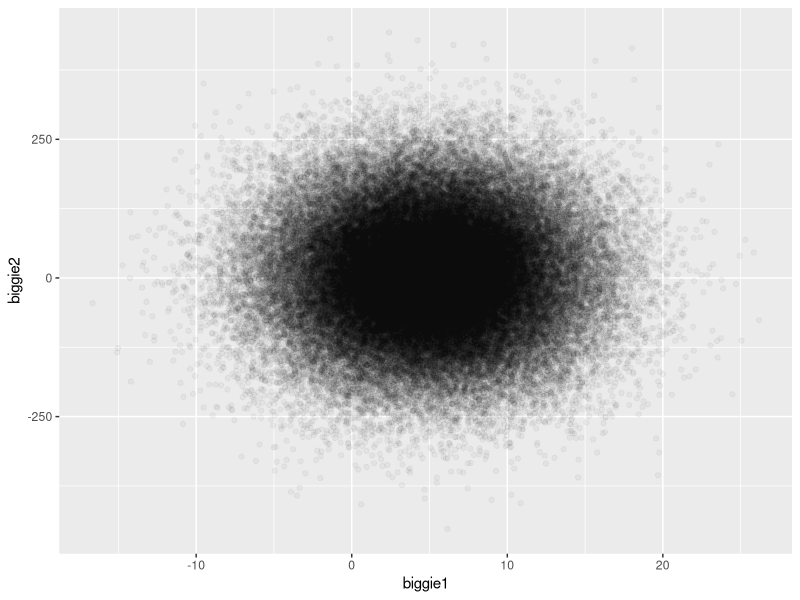
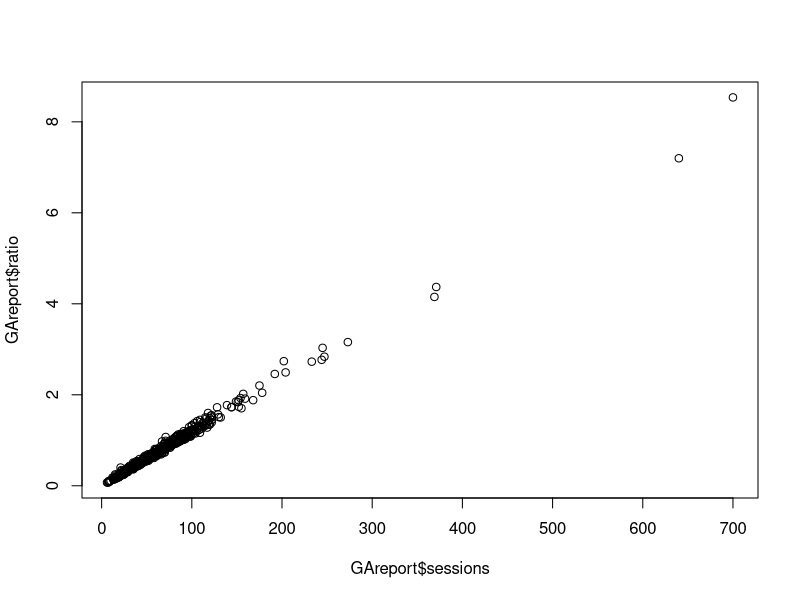
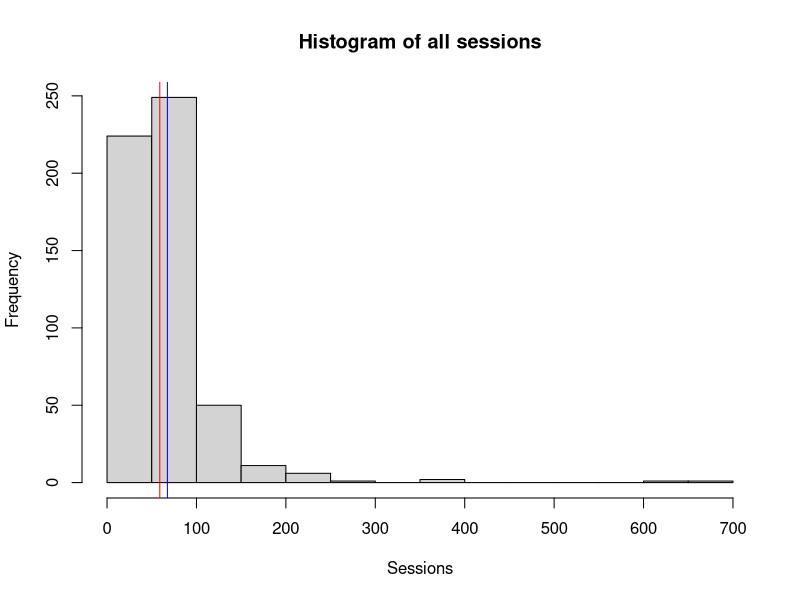
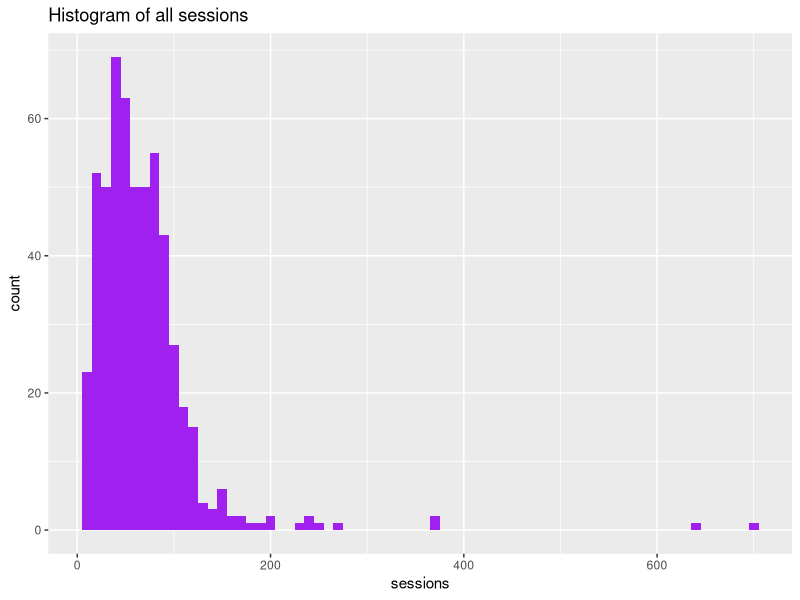
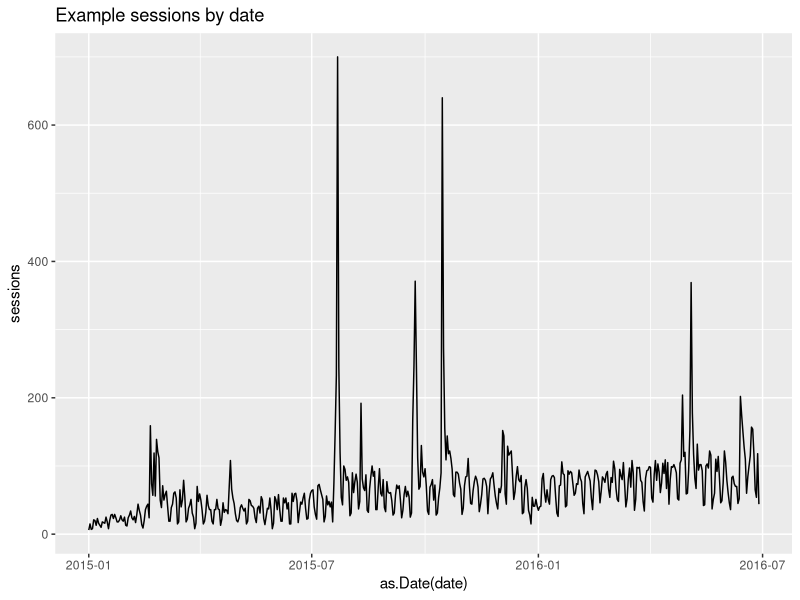
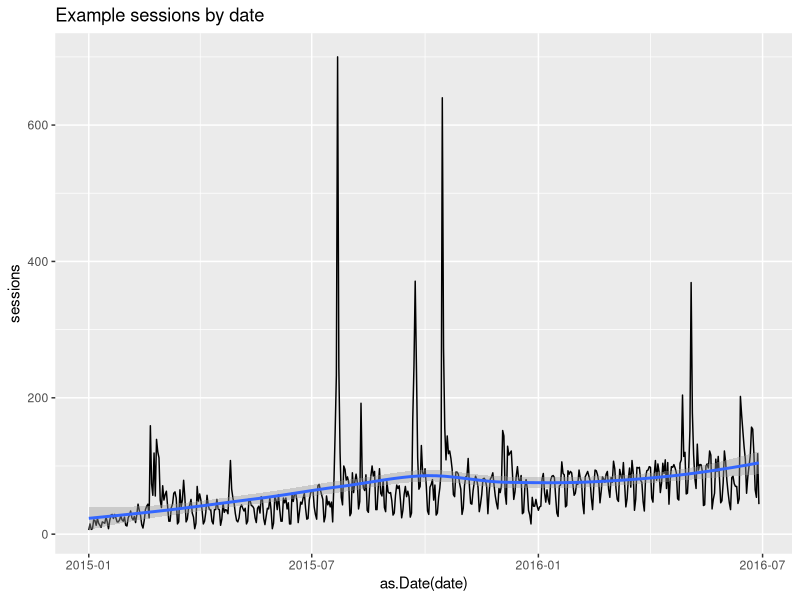
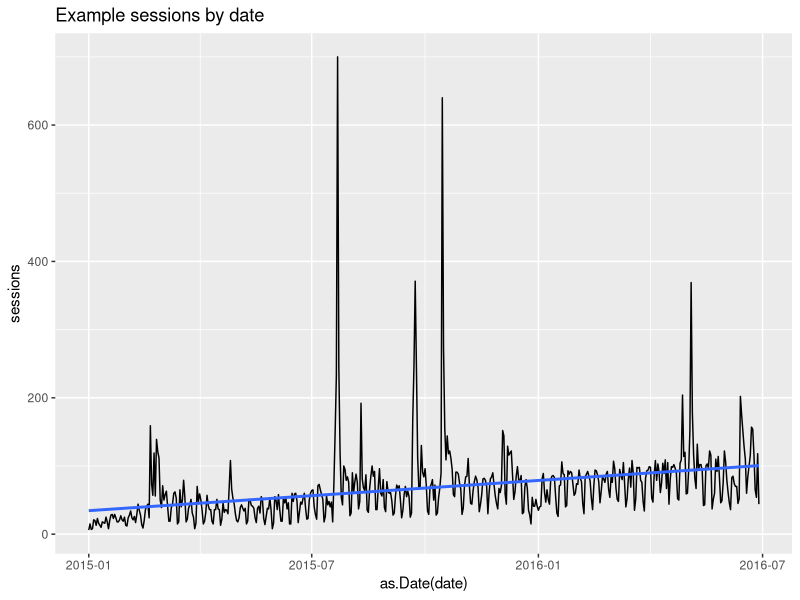

Write the R code that produced these figures, in order.
## ---- chunk 1
knitr::opts_chunk$set(echo = TRUE)
library(ggplot2)
## ---- chunk 2
x<-"hello, world!"
x
print(x)
## ---- chunk 3
getwd()
# setwd()
list.files()
## ---- chunk 4
test<-1
test2<-c(1,2,3,4,5,6,7)
mean(test2)
median(test2)
test3<-c(1:7)
test2==test3
test2*test3
## ---- chunk 5
x<-c("hello","world")
class(x)
x[1]
paste(x[1], x[2], "from London.")
## ---- chunk 6
bool<-c(TRUE,FALSE,FALSE,TRUE,FALSE,FALSE,TRUE)
bool
## ---- chunk 7
mat<-matrix(1:100, ncol=10, nrow=10)
mat

mat[ 1, ]
mat[ , 1 ]
## ---- chunk 8
# Recall our test2 vector of numbers, and our bool vector of Booleans
test2
bool
test2[bool]

comb<-data.frame(test2,bool)
mat.frame<-data.frame(mat)
mat.frame$X1
mat.frame$X4
## ---- chunk 9
mat.frame<-cbind(mat.frame,c("one","two","three","four","five","six","seven","eight","nine","ten"))
names(mat.frame)<-c("ones","tens","twenties","thirties","fourties","fifties","sixties","seventies","eighties","nineties", "words")
#accessing dataframe columns by colnames
mat.frame$twenties
mat.frame[1:3,"thirties"]
# simple arithmetic
mat.frame$tens * mat.frame$twenties
## ---- chunk 10
biggie1<-rnorm(100000, 5, 5)
biggie2<-rnorm(100000, 5, 100)
mean(biggie1)
big.frame<-data.frame(cbind(biggie1,biggie2))
ggplot(big.frame,aes(x=biggie1,y=biggie2)) + geom_point(alpha=0.04)

## ---- chunk 11
# reads in some example data from the GA API
GAreport<-read.csv("data/gadata_example.csv", stringsAsFactors=FALSE) 
head(GAreport)

# Removing unwanted columns
GAreport2 <- GAreport[, -(1:2)]

# Simple data examinations made easy
summary(GAreport)
quantile(GAreport$sessions)
str(GAreport)
## ---- chunk 12
plot(GAreport$sessions, GAreport$ratio)

hist(GAreport$sessions, main="Histogram of all sessions", xlab="Sessions")
abline(v=mean(GAreport$sessions), col="blue")
abline(v=median(GAreport$sessions),col="red")
## ---- chunk 13
# nicer reports
library(ggplot2)

## I don't like using qplot as its a bit of crutch when you need to customise later
# qplot(GAreport$sessions, main="Histogram of all sessions", xlab="Sessions")

ggplot(GAreport, aes(x=sessions)) + geom_histogram(binwidth = 10, fill = "purple") + ggtitle("Histogram of all sessions")

## ---- chunk 14
## date is currently a character as imported from a csv
str(GAreport)

g<-ggplot(GAreport, aes(x=as.Date(date), y=sessions)) + geom_line() + ggtitle("Example sessions by date")
g
g + geom_smooth()

# Super-simple regression model - do sessions increase over time?
quickModel<-lm(sessions ~ as.Date(date), GAreport)
summary(quickModel)
# Plotting a linear model
g + geom_smooth(method = "lm", se = FALSE)
